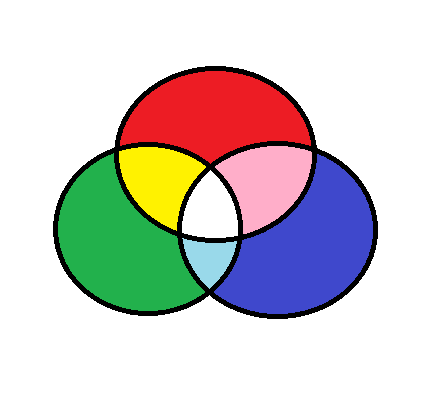
#> input picture data/colorspaces.png, 437 x 394 px
$ jupyter execute 2_color_spaces.ipynb
#> lines starting #> are read from the running program, lines starting #| are printed output that depends on the picture; after the words box and inside, x2 and y2 are one past the last pixel; in counts of white or black regions, pixels touching at a corner belong together
# Color spaces

[cell 1]
# Imports
import cv2
import numpy as np
import matplotlib.pyplot as plt

## BGR-space

[cell 2]
# Load image in BGR-space (OpenCV loads images in BGR-space by default)
image = cv2.imread("../../data/colorspaces.png")
#> image is the input picture: shape (394, 437, 3); mean B, G, R 202.4, 203.9, 208.2

# SHow image
plt.imshow(image)
plt.show()

## RGB-space

[cell 3]
# Convert to RGB-space
rgb = cv2.cvtColor(image, cv2.COLOR_BGR2RGB)

# Show
plt.imshow(rgb)
plt.show()

## Grey space

[cell 4]
# Convert to grayscale
gray = cv2.cvtColor(image, cv2.COLOR_BGR2GRAY)
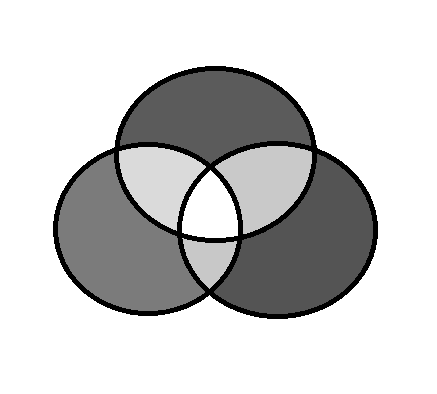
#> gray: shape (394, 437); min 0, max 255, mean 205

# SHow image
plt.imshow(gray, cmap='gray')
plt.show()

## HSV-space

[cell 5]
# Convert to HSV
hsv = cv2.cvtColor(image, cv2.COLOR_BGR2HSV)
#> hsv: shape (394, 437, 3); mean H, S, V 33.2, 54.2, 231.2
print(hsv[:,:,0])
#> (printed output is left out)

# Show image
plt.imshow(hsv[:,:,0], cmap='gray')
plt.show()
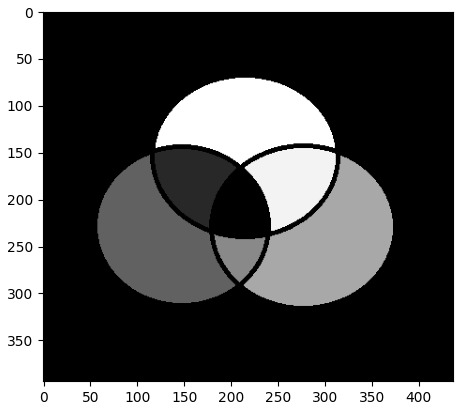
#> figure drawn by matplotlib, 1 panel

[cell 6]
# Calculate histogram
hist_hsv = cv2.calcHist(cv2.split(hsv), [0], None, [256], [1, 256])
#> hist_hsv = 256 values, max 13998 at index 117, min 0 at index 0, mean 193

# Show images
plt.plot(hist_hsv, color='k')
plt.show()
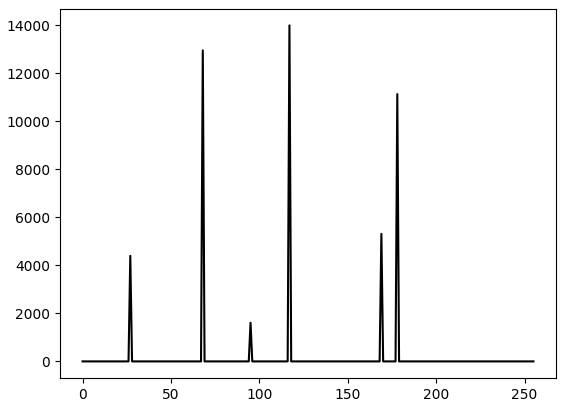
#> figure drawn by matplotlib, 1 panel; curve peaks at x = 117, y = 13998

## Masking using HSV-values

[cell 7]
# Define lower and upper threshold for the pixel values we want to select (to select the blue color we define a hue bewteen 100 and 120; saturation and value in the full range)
lower_green = np.array([80, 0, 0]) # Lower HSV-threshold
upper_green = np.array([100, 255, 255]) # Upper HSV-threshold

# Define a mask where the pixel values in the range obtain the value of 255, and other pixels the value of 0
mask = cv2.inRange(hsv, lower_green, upper_green)
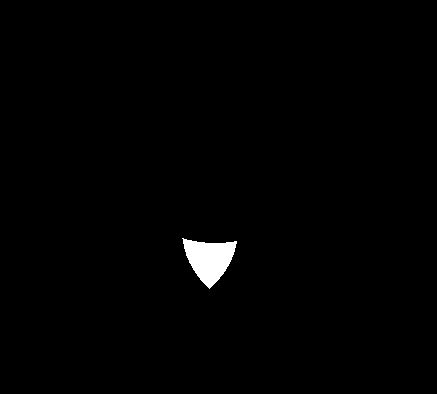
#> mask: shape (394, 437); 0.94% white; 1 white region, box (x1, y1, x2, y2) and area: (182, 238, 237, 289) 1611

# Print the shape, unique values, and data type of the image
print("The mask is a matrix with dimensions: " + str(np.shape(mask)) + ' which means 394 by 437 pixels and one channel')
#| The mask is a matrix with dimensions: (394, 437) which means 394 by 437 pixels and one channel
print("The unique values occuring in the mask are " + str(np.unique(mask)) + ' (only 0 and 255)')
#| The unique values occuring in the mask are [  0 255] (only 0 and 255)
print("The data type of the pixel values is stored as: " + str(type(mask[0,0])) + ' (integers)')
#| The data type of the pixel values is stored as: <class 'numpy.uint8'> (integers)

# Show the mask as grey scale image
plt.imshow(mask, cmap='gray')
plt.show()

$ run again, with data/3teeth_direction1.png copied over data/colorspaces.png
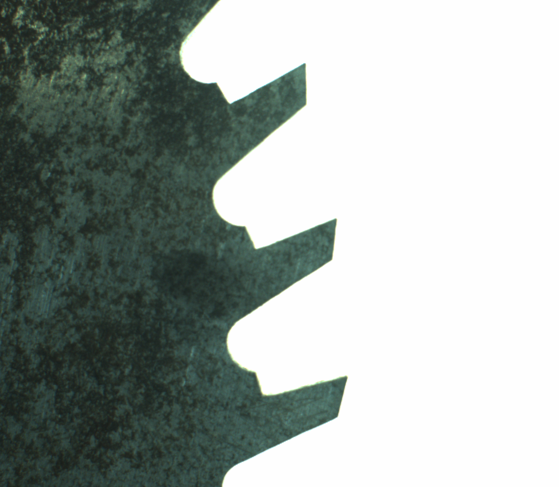
#> input picture data/3teeth_direction1.png, 559 x 487 px
#> image is the input picture: shape (487, 559, 3); mean B, G, R 164.6, 168.6, 160.8
#> hsv: shape (487, 559, 3); mean H, S, V 34.2, 29.6, 168.6
#> (printed output is left out)
#> `plt.show()`:
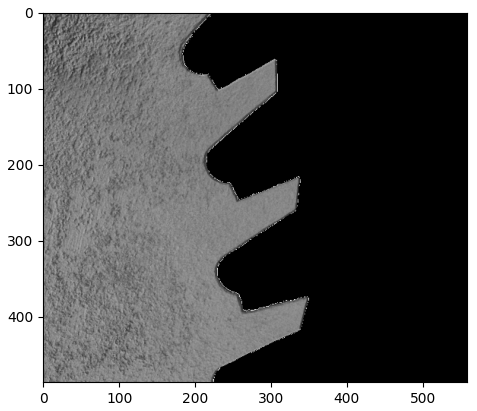
#> figure drawn by matplotlib, 1 panel
#> hist_hsv = 256 values, max 7635 at index 77, min 0 at index 0, mean 496
#> `mask = cv2.inRange(hsv, lower_green, upper_green)`:
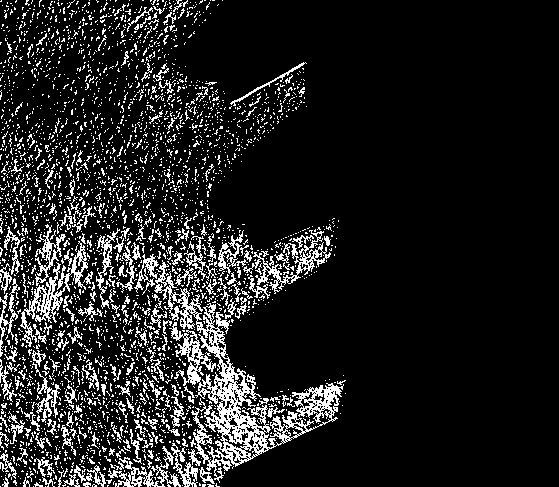
#> mask: shape (487, 559); 12.7% white in thin lines or dots, all inside (x1, y1, x2, y2) = (0, 0, 346, 487)
#| The mask is a matrix with dimensions: (487, 559) which means 394 by 437 pixels and one channel
#| The unique values occuring in the mask are [  0 255] (only 0 and 255)
#| The data type of the pixel values is stored as: <class 'numpy.uint8'> (integers)

$ run again, with data/5teeth.png copied over data/colorspaces.png
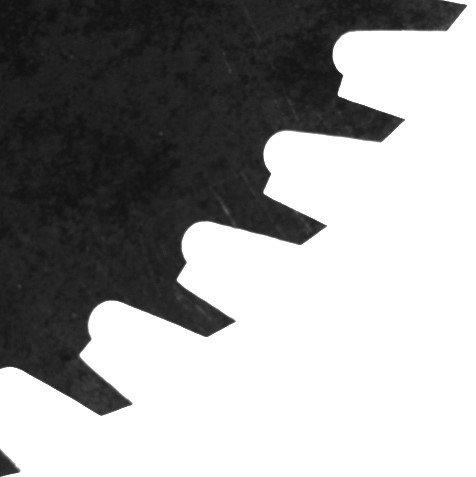
#> input picture data/5teeth.png, 476 x 477 px
#> image is the input picture: shape (477, 476, 3); min 14, max 255, mean 155.7
#> hsv: shape (477, 476, 3); mean H, S, V 0, 0, 155.7
#> (printed output is left out)
#> `plt.show()`:
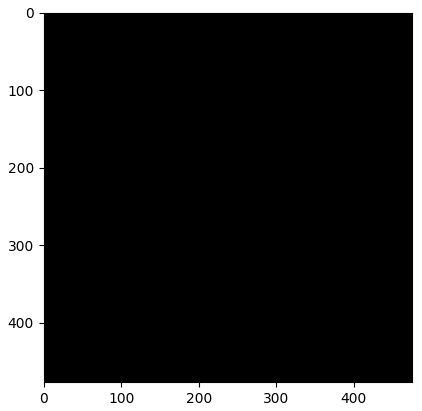
#> figure drawn by matplotlib, 1 panel
#> hist_hsv = 256 values from 0 to 0
#> `plt.show()`:
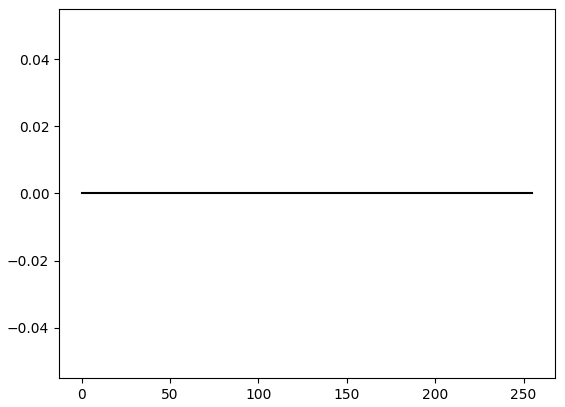
#> figure drawn by matplotlib, 1 panel
#> mask: shape (477, 476); every value is 0
#| The mask is a matrix with dimensions: (477, 476) which means 394 by 437 pixels and one channel
#| The unique values occuring in the mask are [0] (only 0 and 255)
#| The data type of the pixel values is stored as: <class 'numpy.uint8'> (integers)
